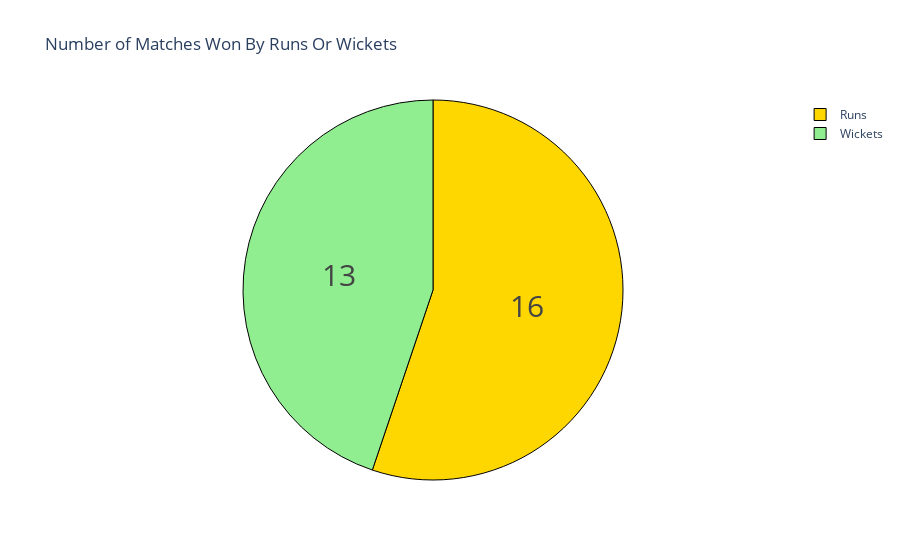

The code cell stored with this chart in its notebook:
### Code cell
won_by = data["won by"].value_counts()
label = won_by.index
counts = won_by.values
colors = ['gold','lightgreen']

fig = go.Figure(data=[go.Pie(labels=label, values=counts)])
fig.update_layout(title_text='Number of Matches Won By Runs Or Wickets')
fig.update_traces(hoverinfo='label+percent', textinfo='value', textfont_size=30,
                  marker=dict(colors=colors, line=dict(color='black', width=1)))
fig.show()

### Figure 1 — Plotly figure (JSON) as saved in the notebook; plotly's stock layout.template omitted (floating-point values rounded to 4 significant figures)
{"data": [{"hoverinfo": "label+percent", "labels": ["Runs", "Wickets"], "marker": {"colors": ["gold", "lightgreen"], "line": {"color": "black", "width": 1}}, "textfont": {"size": 30}, "textinfo": "value", "type": "pie", "values": [16, 13]}], "layout": {"autosize": true, "title": {"text": "Number of Matches Won By Runs Or Wickets"}}}
